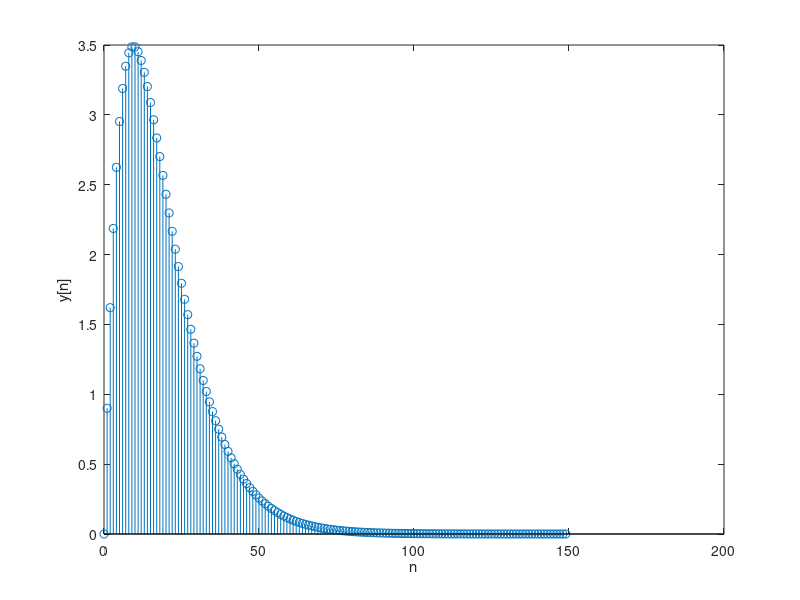

Reproduce this figure in MATLAB.
% ECE 503 Test 1 Problem 9



N = 150;
y = zeros(N, 1);
n = 0:1:N-1;

for i = 1 : N
    y(i) = (i-1)*(0.9).^(i-1)
end

figure(1);
stem(n,y);
xlabel('n');
ylabel('y[n]');

% The system is BIBO because the graph of the impulse response shows that
% the impulse response of the system is absolutely integrable.